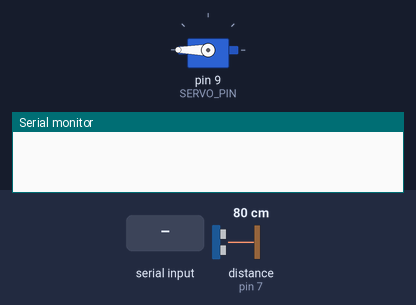
This sketch was run on a simulated Arduino Uno, built with avr-gcc and run on an emulated ATmega328P. On the bench: servo, the last lines printed to the serial monitor. Wiring (inferred from the names in the program): ultrasonic range finder: trigger pin 8; echo pin 7. Inputs (shaded band) come from the test bench; at power-on: distance to the obstacle (sensor on pin 7) 80 cm. The echo pulse lasts 58.3 µs per cm.

Above: at 4.7 s.
4.8 s: distance to the obstacle (sensor on pin 7) set to 9 cm
At 9.8 s:
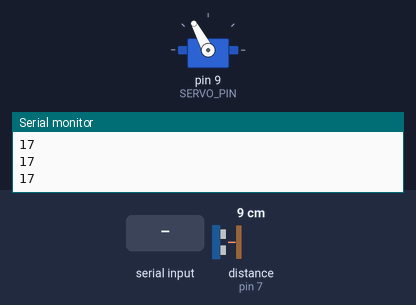
10.1 s: "5\n" received over Serial
At 10.16 s:
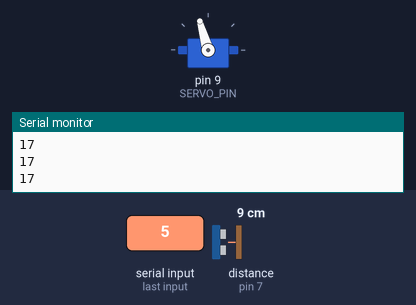
13.6 s: distance to the obstacle (sensor on pin 7) set to 4 cm
At 13.88 s:
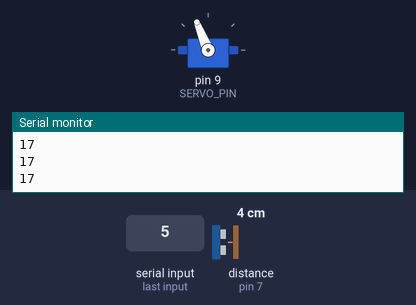
15.5 s: distance to the obstacle (sensor on pin 7) set to 35 cm
At 19.6 s:
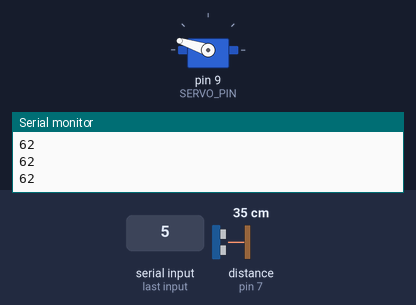
Timing chart, 0 to 20.0 s (numbered marks = the images above; inputs shaded):
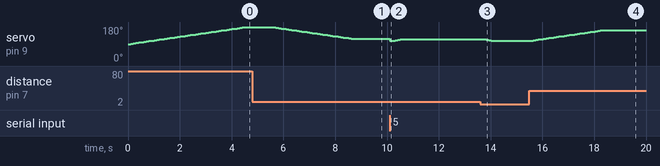

The sketch:

brianna-and-yu-ambient-telepresence.ino
```cpp
#include <Servo.h>
//================================================================
// Hardware definitions. You will need to customize this for your specific hardware.
const int SONAR_TRIGGER_PIN = 8;    // Specify a pin for a sonar trigger output.
const int SONAR_ECHO_PIN    = 7;    // Specify a pin for a sonar echo input.
const int SERVO_PIN = 9;
const int base = 100;
int last_value = -1;

Servo svo;
int servoMapValue = 0;

//================================================================
// Set the serial port transmission rate. The baud rate is the number of bits
// per second.
const long BAUD_RATE = 115200;

//================================================================
// This function is called once after reset to initialize the program.
void setup()
{
  // Initialize the Serial port for host communication.
  Serial.begin(BAUD_RATE);

  // Initialize the digital input/output pins.  You will need to customize this
  // for your specific hardware.
  pinMode(SONAR_TRIGGER_PIN, OUTPUT);
  pinMode(SONAR_ECHO_PIN, INPUT);
  svo.attach(SERVO_PIN);
}

//================================================================
// This function is called repeatedly to handle all I/O and periodic processing.
// This loop should never be allowed to stall or block so that all tasks can be
// constantly serviced.
void loop()
{
  serial_input_poll();
  hardware_input_poll();
}

//================================================================
// Polling function to process messages received over the serial port from the
// remote Arduino.  Each message is a line of text containing a single integer
// as text.

void serial_input_poll(void)
{
  while (Serial.available()) {
    // When serial data is available, process and interpret the available text.
    // This may be customized for your particular hardware.

    // The default implementation assumes the line contains a single integer
    // which controls the built-in LED state.
    int value = Serial.parseInt();
    if (last_value == -1) {
      last_value = value;
    } else if (abs(value-last_value) > 25) {
      value = last_value;
    } else {
      last_value = value;
    }
    int MapValue = value + base;

    int increment = 2;
    int servoMoveValue = 0;
    int original_pos = svo.read();


    // Drive the servo to the value read in.
    if (MapValue > original_pos){
        while (((svo.read() + increment) <= MapValue) & (servoMoveValue < MapValue - original_pos)){
          servoMoveValue += increment;
          //delay(10);
          svo.write(servoMoveValue + original_pos);
        }
      }
      else{
        while ((svo.read() - increment) >= MapValue & (servoMoveValue < original_pos - MapValue)){
          servoMoveValue -= increment;
          //delay(10);
          svo.write(servoMoveValue + original_pos);
        }
      }

    // Once all expected values are processed, flush any remaining characters
    // until the line end.  Note that when using the Arduino IDE Serial Monitor,
    // you may need to set the line ending selector to Newline.
    Serial.find('\n');
  }
}

//================================================================
// Polling function to read the inputs and transmit data whenever needed.

void hardware_input_poll(void)
{
  // Calculate the interval in milliseconds since the last polling cycle.
  static unsigned long last_time = 0;
  unsigned long now = millis();
  unsigned long interval = now - last_time;
  last_time = now;

  // Poll each hardware device.  Each function returns true if the input has
  // been updated.  Each function directly updates the global output state
  // variables as per your specific hardware.  The input_changed flag will be
  // true if any of the polling functions return true (a logical OR using ||).
  bool input_changed = (poll_sonar(interval));

  // Update the message timer used to guarantee a minimum message rate.
  static long message_timer = 0;
  message_timer -= interval;

  // If either the input changed or the message timer expires, retransmit to the network.
  if (input_changed || (message_timer < 0)) {
    message_timer = 1000;  // one second timeout to guarantee a minimum message rate
    transmit_packet();
  }
}

//================================================================
// Poll the sonar at regular intervals.
bool poll_sonar(unsigned long interval)
{
  static long sonar_timer = 0;
  sonar_timer -= interval;
  if (sonar_timer < 0) {
    sonar_timer = 250; // 4 Hz sampling rate

    // Generate a short trigger pulse.
    digitalWrite(SONAR_TRIGGER_PIN, HIGH);
    delayMicroseconds(10);
    digitalWrite(SONAR_TRIGGER_PIN, LOW);

    // Measure the echo pulse length.  The ~6 ms timeout is chosen for a maximum
    // range of 100 cm assuming sound travels at 340 meters/sec.  With a round
    // trip of 2 meters distance, the maximum ping time is 2/340 = 0.0059
    // seconds.  You may wish to customize this for your particular hardware.
    const unsigned long TIMEOUT = 5900;
    unsigned long ping_time = pulseIn(SONAR_ECHO_PIN, HIGH, TIMEOUT);

    // The default implementation only updates the data if a ping was observed,
    // the no-ping condition is ignored.
    if (ping_time > 0) {
      // Update the data output and indicate a change.
      servoMapValue = map(ping_time, 0, TIMEOUT, 2, 178);
      if (servoMapValue > 100) {
        servoMapValue = 100;
      }
      int MapValue = servoMapValue + base;

      int increment = 2;
      int servoMoveValue = 0;
      int original_pos = svo.read();
      /*while (svo.read() < servoMapValue + base) {
        svo.write(svo.read() + increment + base);
        delay(200);
      }*/
      if (MapValue > original_pos){
        while (((svo.read() + increment) <= MapValue) & (servoMoveValue < MapValue - original_pos)){
          servoMoveValue += increment;
          //Serial.print("move up ");
          delay(100);
          svo.write(servoMoveValue + original_pos);
          //Serial.println(servoMoveValue);
          //Serial.println(svo.read());
        }
      }
      else{
        while ((svo.read() - increment) >= MapValue & (servoMoveValue < original_pos - MapValue)){
          servoMoveValue -= increment;
          //Serial.print("move down ");
          delay(100);
          svo.write(servoMoveValue + original_pos);
          //Serial.println(servoMoveValue);
          //Serial.println(svo.read());
        }
      }
      return true;
    }
  }
  return false; // No change in state.
}

//================================================================
// Send the current data to the MQTT server over the serial port.  The values
// are clamped to the legal range using constrain().

void transmit_packet(void)
{
  if (servoMapValue > 100) {
    Serial.println(100);
  } else {
    Serial.println(servoMapValue);
  }
}
//================================================================
```

Measured:
- after the input at 4.8 s, servo on pin 9 (SERVO_PIN): moves from 180° to 118° over 3.0 s, starting after 0.81 s
- after the input at 10.1 s, servo on pin 9 (SERVO_PIN): 118° → 106° at once, → 108° 0.12 s later, → 110° 0.10 s later, → 112° 0.10 s later, … (6 changes in this stretch)
- after the input at 13.6 s, servo on pin 9 (SERVO_PIN): 116° → 114° after 0.13 s, → 112° 0.10 s later, → 110° 0.10 s later, → 108° 0.10 s later
- after the input at 15.5 s, servo on pin 9 (SERVO_PIN): moves from 108° to 162° over 2.6 s, starting after 0.14 s
